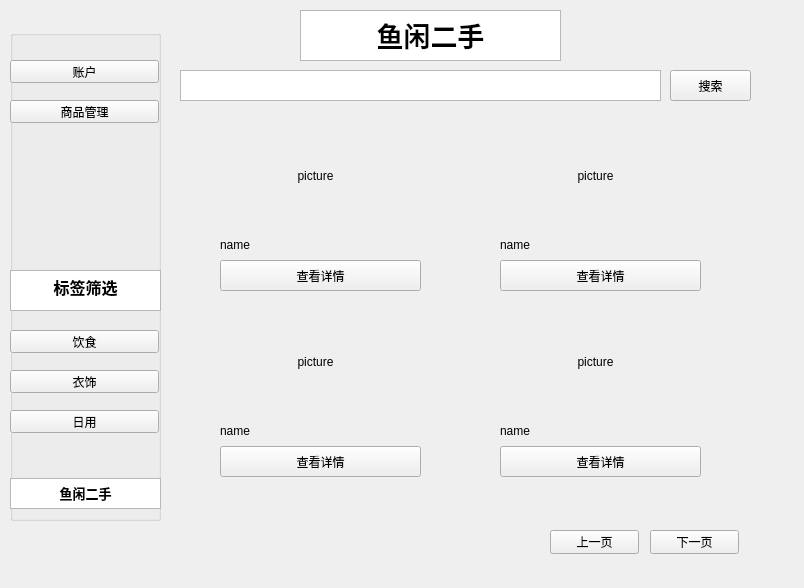
<?xml version="1.0" encoding="UTF-8"?>
<ui version="4.0">
 <class>Form</class>
 <widget class="QWidget" name="Form">
  <property name="geometry">
   <rect>
    <x>0</x>
    <y>0</y>
    <width>804</width>
    <height>588</height>
   </rect>
  </property>
  <property name="windowTitle">
   <string>Form</string>
  </property>
  <widget class="QLabel" name="pic_3">
   <property name="geometry">
    <rect>
     <x>220</x>
     <y>316</y>
     <width>191</width>
     <height>91</height>
    </rect>
   </property>
   <property name="text">
    <string>picture</string>
   </property>
   <property name="scaledContents">
    <bool>true</bool>
   </property>
   <property name="alignment">
    <set>Qt::AlignCenter</set>
   </property>
  </widget>
  <widget class="QLabel" name="name_2">
   <property name="geometry">
    <rect>
     <x>500</x>
     <y>234</y>
     <width>171</width>
     <height>21</height>
    </rect>
   </property>
   <property name="text">
    <string>name</string>
   </property>
  </widget>
  <widget class="QLabel" name="pic_2">
   <property name="geometry">
    <rect>
     <x>500</x>
     <y>130</y>
     <width>191</width>
     <height>91</height>
    </rect>
   </property>
   <property name="text">
    <string>picture</string>
   </property>
   <property name="scaledContents">
    <bool>true</bool>
   </property>
   <property name="alignment">
    <set>Qt::AlignCenter</set>
   </property>
  </widget>
  <widget class="QLabel" name="pic_4">
   <property name="geometry">
    <rect>
     <x>500</x>
     <y>316</y>
     <width>191</width>
     <height>91</height>
    </rect>
   </property>
   <property name="text">
    <string>picture</string>
   </property>
   <property name="scaledContents">
    <bool>true</bool>
   </property>
   <property name="alignment">
    <set>Qt::AlignCenter</set>
   </property>
  </widget>
  <widget class="QPushButton" name="info_4_btn">
   <property name="geometry">
    <rect>
     <x>500</x>
     <y>446</y>
     <width>201</width>
     <height>31</height>
    </rect>
   </property>
   <property name="text">
    <string>查看详情</string>
   </property>
  </widget>
  <widget class="QLabel" name="name_4">
   <property name="geometry">
    <rect>
     <x>500</x>
     <y>420</y>
     <width>171</width>
     <height>21</height>
    </rect>
   </property>
   <property name="text">
    <string>name</string>
   </property>
  </widget>
  <widget class="QPushButton" name="prev_page_btn">
   <property name="geometry">
    <rect>
     <x>550</x>
     <y>530</y>
     <width>89</width>
     <height>24</height>
    </rect>
   </property>
   <property name="text">
    <string>上一页</string>
   </property>
  </widget>
  <widget class="QPushButton" name="info_2_btn">
   <property name="geometry">
    <rect>
     <x>500</x>
     <y>260</y>
     <width>201</width>
     <height>31</height>
    </rect>
   </property>
   <property name="text">
    <string>查看详情</string>
   </property>
  </widget>
  <widget class="QTextEdit" name="Search_input">
   <property name="geometry">
    <rect>
     <x>180</x>
     <y>70</y>
     <width>481</width>
     <height>31</height>
    </rect>
   </property>
  </widget>
  <widget class="QPushButton" name="Search_btn">
   <property name="geometry">
    <rect>
     <x>670</x>
     <y>70</y>
     <width>81</width>
     <height>31</height>
    </rect>
   </property>
   <property name="text">
    <string>搜索</string>
   </property>
  </widget>
  <widget class="QGroupBox" name="groupBox">
   <property name="geometry">
    <rect>
     <x>10</x>
     <y>30</y>
     <width>151</width>
     <height>491</height>
    </rect>
   </property>
   <property name="title">
    <string/>
   </property>
   <widget class="QPushButton" name="Log_Sgn_btn">
    <property name="geometry">
     <rect>
      <x>0</x>
      <y>30</y>
      <width>149</width>
      <height>23</height>
     </rect>
    </property>
    <property name="text">
     <string>账户</string>
    </property>
   </widget>
   <widget class="QTextBrowser" name="Logo_2">
    <property name="geometry">
     <rect>
      <x>0</x>
      <y>448</y>
      <width>151</width>
      <height>31</height>
     </rect>
    </property>
    <property name="html">
     <string>&lt;!DOCTYPE HTML PUBLIC &quot;-//W3C//DTD HTML 4.0//EN&quot; &quot;http://www.w3.org/TR/REC-html40/strict.dtd&quot;&gt;
&lt;html&gt;&lt;head&gt;&lt;meta name=&quot;qrichtext&quot; content=&quot;1&quot; /&gt;&lt;style type=&quot;text/css&quot;&gt;
p, li { white-space: pre-wrap; }
&lt;/style&gt;&lt;/head&gt;&lt;body style=&quot; font-family:'SimSun'; font-size:9pt; font-weight:400; font-style:normal;&quot;&gt;
&lt;p align=&quot;center&quot; style=&quot; margin-top:0px; margin-bottom:0px; margin-left:0px; margin-right:0px; -qt-block-indent:0; text-indent:0px;&quot;&gt;&lt;span style=&quot; font-size:10pt; font-weight:600;&quot;&gt;鱼闲二手&lt;/span&gt;&lt;/p&gt;&lt;/body&gt;&lt;/html&gt;</string>
    </property>
   </widget>
   <widget class="QPushButton" name="Tag2_btn">
    <property name="geometry">
     <rect>
      <x>0</x>
      <y>340</y>
      <width>149</width>
      <height>23</height>
     </rect>
    </property>
    <property name="text">
     <string>衣饰</string>
    </property>
   </widget>
   <widget class="QPushButton" name="Tag1_btn">
    <property name="geometry">
     <rect>
      <x>0</x>
      <y>300</y>
      <width>149</width>
      <height>23</height>
     </rect>
    </property>
    <property name="text">
     <string>饮食</string>
    </property>
   </widget>
   <widget class="QTextBrowser" name="Category">
    <property name="geometry">
     <rect>
      <x>0</x>
      <y>240</y>
      <width>151</width>
      <height>41</height>
     </rect>
    </property>
    <property name="html">
     <string>&lt;!DOCTYPE HTML PUBLIC &quot;-//W3C//DTD HTML 4.0//EN&quot; &quot;http://www.w3.org/TR/REC-html40/strict.dtd&quot;&gt;
&lt;html&gt;&lt;head&gt;&lt;meta name=&quot;qrichtext&quot; content=&quot;1&quot; /&gt;&lt;style type=&quot;text/css&quot;&gt;
p, li { white-space: pre-wrap; }
&lt;/style&gt;&lt;/head&gt;&lt;body style=&quot; font-family:'SimSun'; font-size:9pt; font-weight:400; font-style:normal;&quot;&gt;
&lt;p align=&quot;center&quot; style=&quot; margin-top:0px; margin-bottom:0px; margin-left:0px; margin-right:0px; -qt-block-indent:0; text-indent:0px;&quot;&gt;&lt;span style=&quot; font-size:12pt; font-weight:600;&quot;&gt;标签筛选&lt;/span&gt;&lt;/p&gt;&lt;/body&gt;&lt;/html&gt;</string>
    </property>
   </widget>
   <widget class="QPushButton" name="Prod_manage_btn">
    <property name="geometry">
     <rect>
      <x>0</x>
      <y>70</y>
      <width>149</width>
      <height>23</height>
     </rect>
    </property>
    <property name="text">
     <string>商品管理</string>
    </property>
   </widget>
   <widget class="QPushButton" name="Tag3_btn">
    <property name="geometry">
     <rect>
      <x>0</x>
      <y>380</y>
      <width>149</width>
      <height>23</height>
     </rect>
    </property>
    <property name="text">
     <string>日用</string>
    </property>
   </widget>
  </widget>
  <widget class="QPushButton" name="info_3_btn">
   <property name="geometry">
    <rect>
     <x>220</x>
     <y>446</y>
     <width>201</width>
     <height>31</height>
    </rect>
   </property>
   <property name="text">
    <string>查看详情</string>
   </property>
  </widget>
  <widget class="QTextBrowser" name="Logo_1">
   <property name="geometry">
    <rect>
     <x>300</x>
     <y>10</y>
     <width>261</width>
     <height>51</height>
    </rect>
   </property>
   <property name="html">
    <string>&lt;!DOCTYPE HTML PUBLIC &quot;-//W3C//DTD HTML 4.0//EN&quot; &quot;http://www.w3.org/TR/REC-html40/strict.dtd&quot;&gt;
&lt;html&gt;&lt;head&gt;&lt;meta name=&quot;qrichtext&quot; content=&quot;1&quot; /&gt;&lt;style type=&quot;text/css&quot;&gt;
p, li { white-space: pre-wrap; }
&lt;/style&gt;&lt;/head&gt;&lt;body style=&quot; font-family:'SimSun'; font-size:9pt; font-weight:400; font-style:normal;&quot;&gt;
&lt;p align=&quot;center&quot; style=&quot; margin-top:0px; margin-bottom:0px; margin-left:0px; margin-right:0px; -qt-block-indent:0; text-indent:0px;&quot;&gt;&lt;span style=&quot; font-size:20pt; font-weight:600;&quot;&gt;鱼闲二手&lt;/span&gt;&lt;/p&gt;&lt;/body&gt;&lt;/html&gt;</string>
   </property>
  </widget>
  <widget class="QLabel" name="name_1">
   <property name="geometry">
    <rect>
     <x>220</x>
     <y>234</y>
     <width>171</width>
     <height>21</height>
    </rect>
   </property>
   <property name="text">
    <string>name</string>
   </property>
  </widget>
  <widget class="QLabel" name="pic_1">
   <property name="geometry">
    <rect>
     <x>220</x>
     <y>130</y>
     <width>191</width>
     <height>91</height>
    </rect>
   </property>
   <property name="text">
    <string>picture</string>
   </property>
   <property name="scaledContents">
    <bool>true</bool>
   </property>
   <property name="alignment">
    <set>Qt::AlignCenter</set>
   </property>
  </widget>
  <widget class="QPushButton" name="next_page_btn">
   <property name="geometry">
    <rect>
     <x>650</x>
     <y>530</y>
     <width>89</width>
     <height>24</height>
    </rect>
   </property>
   <property name="text">
    <string>下一页</string>
   </property>
  </widget>
  <widget class="QPushButton" name="info_1_btn">
   <property name="geometry">
    <rect>
     <x>220</x>
     <y>260</y>
     <width>201</width>
     <height>31</height>
    </rect>
   </property>
   <property name="text">
    <string>查看详情</string>
   </property>
  </widget>
  <widget class="QLabel" name="name_3">
   <property name="geometry">
    <rect>
     <x>220</x>
     <y>420</y>
     <width>171</width>
     <height>21</height>
    </rect>
   </property>
   <property name="text">
    <string>name</string>
   </property>
  </widget>
 </widget>
 <resources/>
 <connections/>
</ui>
